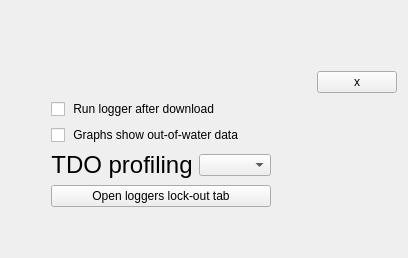
      <widget class="QWidget" name="tab_advanced">
       <attribute name="title">
        <string> Advanced</string>
       </attribute>
       <layout class="QVBoxLayout" name="verticalLayout_5">
        <item>
         <layout class="QGridLayout" name="gridLayout_6">
          <item row="2" column="1">
           <widget class="QCheckBox" name="chk_rerun">
            <property name="text">
             <string> Run logger after download</string>
            </property>
           </widget>
          </item>
          <item row="3" column="1">
           <widget class="QCheckBox" name="chk_ow">
            <property name="text">
             <string> Graphs show out-of-water data</string>
            </property>
           </widget>
          </item>
          <item row="6" column="1">
           <widget class="QPushButton" name="btn_adv_purge_lo">
            <property name="text">
             <string>Open loggers lock-out tab</string>
            </property>
           </widget>
          </item>
          <item row="0" column="0">
           <spacer name="horizontalSpacer_12">
            <property name="orientation">
             <enum>Qt::Horizontal</enum>
            </property>
            <property name="sizeHint" stdset="0">
             <size>
              <width>40</width>
              <height>20</height>
             </size>
            </property>
           </spacer>
          </item>
          <item row="0" column="1">
           <spacer name="verticalSpacer_11">
            <property name="orientation">
             <enum>Qt::Vertical</enum>
            </property>
            <property name="sizeType">
             <enum>QSizePolicy::Fixed</enum>
            </property>
            <property name="sizeHint" stdset="0">
             <size>
              <width>20</width>
              <height>60</height>
             </size>
            </property>
           </spacer>
          </item>
          <item row="0" column="2">
           <spacer name="horizontalSpacer_22">
            <property name="orientation">
             <enum>Qt::Horizontal</enum>
            </property>
            <property name="sizeHint" stdset="0">
             <size>
              <width>40</width>
              <height>20</height>
             </size>
            </property>
           </spacer>
          </item>
          <item row="7" column="1">
           <spacer name="verticalSpacer_13">
            <property name="orientation">
             <enum>Qt::Vertical</enum>
            </property>
            <property name="sizeHint" stdset="0">
             <size>
              <width>20</width>
              <height>40</height>
             </size>
            </property>
           </spacer>
          </item>
          <item row="4" column="1">
           <layout class="QHBoxLayout" name="horizontalLayout_17">
            <item>
             <widget class="QLabel" name="label_6">
              <property name="font">
               <font>
                <pointsize>18</pointsize>
               </font>
              </property>
              <property name="text">
               <string>TDO profiling</string>
              </property>
              <property name="alignment">
               <set>Qt::AlignCenter</set>
              </property>
             </widget>
            </item>
            <item>
             <widget class="QComboBox" name="cbox_scf"/>
            </item>
           </layout>
          </item>
          <item row="1" column="2">
           <layout class="QHBoxLayout" name="horizontalLayout_11">
            <item>
             <spacer name="horizontalSpacer_28">
              <property name="orientation">
               <enum>Qt::Horizontal</enum>
              </property>
              <property name="sizeHint" stdset="0">
               <size>
                <width>40</width>
                <height>20</height>
               </size>
              </property>
             </spacer>
            </item>
            <item>
             <widget class="QPushButton" name="btn_close_advanced_tab">
              <property name="maximumSize">
               <size>
                <width>100</width>
                <height>16777215</height>
               </size>
              </property>
              <property name="text">
               <string>x</string>
              </property>
             </widget>
            </item>
           </layout>
          </item>
         </layout>
        </item>
       </layout>
      </widget>
